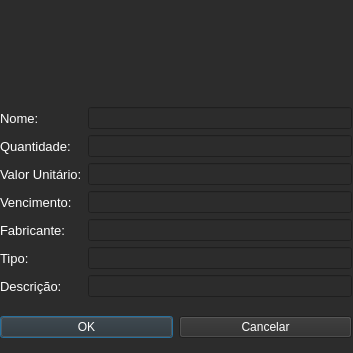
<?xml version="1.0" encoding="UTF-8"?>
<ui version="4.0">
 <class>JanelaCadEpi</class>
 <widget class="QDialog" name="JanelaCadEpi">
  <property name="geometry">
   <rect>
    <x>0</x>
    <y>0</y>
    <width>353</width>
    <height>353</height>
   </rect>
  </property>
  <property name="windowTitle">
   <string>Cadastro de EPIs</string>
  </property>
  <property name="windowIcon">
   <iconset resource="Arquivo_de_Recursos.qrc">
    <normaloff>:/icones/icones/brasil.png</normaloff>:/icones/icones/brasil.png</iconset>
  </property>
  <property name="styleSheet">
   <string notr="true">background-color: rgb(44, 44, 44);
color: rgb(255, 255, 255);</string>
  </property>
  <widget class="QWidget" name="verticalLayoutWidget">
   <property name="geometry">
    <rect>
     <x>0</x>
     <y>0</y>
     <width>352</width>
     <height>351</height>
    </rect>
   </property>
   <layout class="QVBoxLayout" name="verticalLayout">
    <item>
     <widget class="QLabel" name="label_17">
      <property name="maximumSize">
       <size>
        <width>350</width>
        <height>75</height>
       </size>
      </property>
      <property name="text">
       <string/>
      </property>
      <property name="pixmap">
       <pixmap resource="Arquivo_de_Recursos.qrc">:/icones/icones/ms.png</pixmap>
      </property>
      <property name="scaledContents">
       <bool>true</bool>
      </property>
     </widget>
    </item>
    <item>
     <layout class="QHBoxLayout" name="horizontalLayout_4">
      <item>
       <layout class="QVBoxLayout" name="verticalLayout_5">
        <item>
         <widget class="QLabel" name="label_16">
          <property name="font">
           <font>
            <pointsize>10</pointsize>
           </font>
          </property>
          <property name="text">
           <string>Nome:</string>
          </property>
         </widget>
        </item>
        <item>
         <widget class="QLabel" name="label_18">
          <property name="font">
           <font>
            <pointsize>10</pointsize>
           </font>
          </property>
          <property name="text">
           <string>Quantidade:</string>
          </property>
         </widget>
        </item>
        <item>
         <widget class="QLabel" name="label_19">
          <property name="font">
           <font>
            <pointsize>10</pointsize>
           </font>
          </property>
          <property name="text">
           <string>Valor Unitário:</string>
          </property>
         </widget>
        </item>
        <item>
         <widget class="QLabel" name="label_20">
          <property name="font">
           <font>
            <pointsize>10</pointsize>
           </font>
          </property>
          <property name="text">
           <string>Vencimento:</string>
          </property>
         </widget>
        </item>
        <item>
         <widget class="QLabel" name="label_21">
          <property name="font">
           <font>
            <pointsize>10</pointsize>
           </font>
          </property>
          <property name="text">
           <string>Fabricante:</string>
          </property>
         </widget>
        </item>
        <item>
         <widget class="QLabel" name="label_22">
          <property name="font">
           <font>
            <pointsize>10</pointsize>
           </font>
          </property>
          <property name="text">
           <string>Tipo:</string>
          </property>
         </widget>
        </item>
        <item>
         <widget class="QLabel" name="label_23">
          <property name="font">
           <font>
            <pointsize>10</pointsize>
           </font>
          </property>
          <property name="text">
           <string>Descrição:</string>
          </property>
         </widget>
        </item>
       </layout>
      </item>
      <item>
       <layout class="QVBoxLayout" name="verticalLayout_6">
        <item>
         <widget class="QLineEdit" name="textBoxNome"/>
        </item>
        <item>
         <widget class="QLineEdit" name="textBoxQuantidade"/>
        </item>
        <item>
         <widget class="QLineEdit" name="textBoxValor"/>
        </item>
        <item>
         <widget class="QLineEdit" name="textBoxVencimento"/>
        </item>
        <item>
         <widget class="QLineEdit" name="textBoxFabricante"/>
        </item>
        <item>
         <widget class="QLineEdit" name="textBoxTipo"/>
        </item>
        <item>
         <widget class="QLineEdit" name="textBoxDescricao"/>
        </item>
       </layout>
      </item>
     </layout>
    </item>
    <item>
     <layout class="QHBoxLayout" name="horizontalLayout_3">
      <item>
       <widget class="QPushButton" name="btnOK">
        <property name="cursor">
         <cursorShape>PointingHandCursor</cursorShape>
        </property>
        <property name="text">
         <string>OK</string>
        </property>
       </widget>
      </item>
      <item>
       <widget class="QPushButton" name="btnCancel">
        <property name="cursor">
         <cursorShape>PointingHandCursor</cursorShape>
        </property>
        <property name="text">
         <string>Cancelar</string>
        </property>
       </widget>
      </item>
     </layout>
    </item>
   </layout>
  </widget>
 </widget>
 <resources>
  <include location="Arquivo_de_Recursos.qrc"/>
 </resources>
 <connections/>
</ui>
